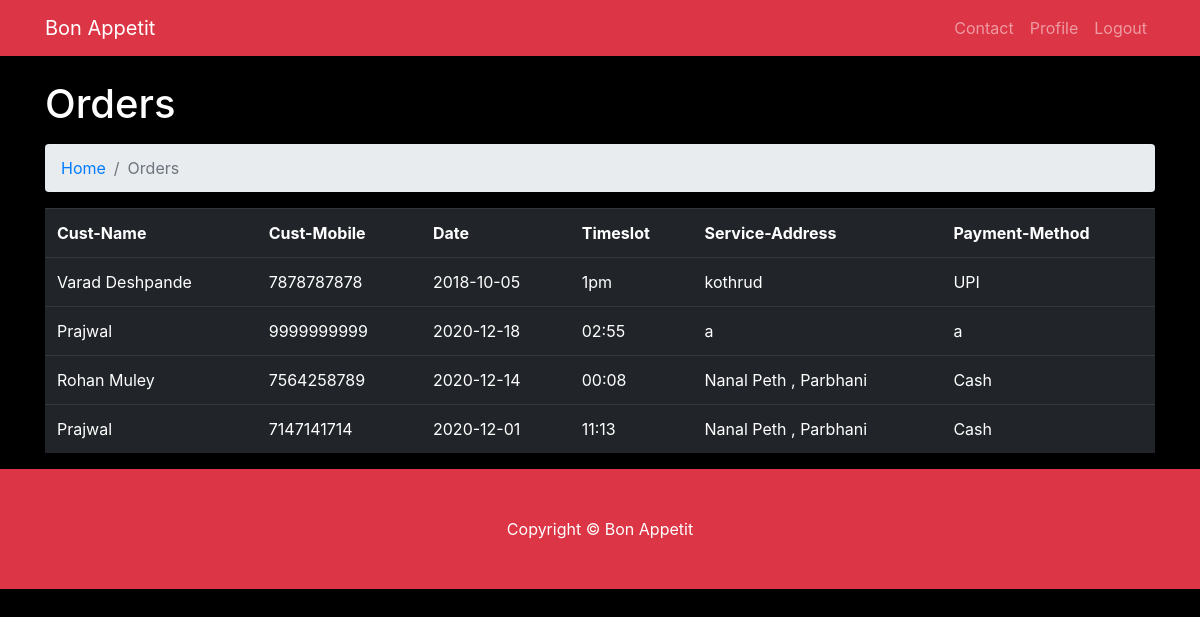
Page /sporderstrack.php (signed in) on the committed database.
### tables this page shows
CREATE TABLE `order_info` (
  `oid` int(11) NOT NULL,
  `date` date NOT NULL,
  `timeslot` text NOT NULL,
  `service_address` text NOT NULL,
  `payment_method` text NOT NULL,
  `feedback` text DEFAULT NULL,
  `ratings` int(1) DEFAULT NULL,
  `cid` int(11) DEFAULT NULL,
  `sid` int(11) DEFAULT NULL,
  `spid` int(11) DEFAULT NULL,
  `flag` int(11) NOT NULL DEFAULT 0
);

CREATE TABLE `customer` (
  `tid` int(11) NOT NULL,
  `name` text NOT NULL,
  `email` varchar(50) NOT NULL,
  `mobile` varchar(15) NOT NULL,
  `address` text NOT NULL,
  `dob` date NOT NULL,
  `password` text NOT NULL
);

### sporderstrack.php (the view, shortened to what this page needs)
<!DOCTYPE html>
<html lang="en">
<head>
  <link href="vendor/bootstrap/css/bootstrap.min.css" rel="stylesheet">
  <link href="css/modern-business.css" rel="stylesheet">
  <link href="css/form.css" rel="stylesheet">
</head>
<body>
  <nav class="navbar fixed-top navbar-expand-lg navbar-dark bg-danger fixed-top">
    <div class="container">
      <a class="navbar-brand" href="spbuttons.php">Bon Appetit</a>
      <div class="collapse navbar-collapse" id="navbarResponsive">
        <ul class="navbar-nav ml-auto">
          <li class="nav-item">
            <a class="nav-link" href="contactsp.php">Contact</a>
          </li>
          <?php
          if (!isset($_SESSION['name'])) {
          } else {
            echo '<li class="nav-item">' .
              '<a class="nav-link" href="profilesp.php">Profile</a>' .
              '</li>';
            echo '<li class="nav-item">' .
              '<a class="nav-link" href="logout.php">Logout</a>' .
              '</li>';
          }
          ?>
        </ul>
      </div>
    </div>
  </nav>
  <div class="container">
    <h1 class="mt-4 mb-3">Orders</h1>
    <ol class="breadcrumb">
      <li class="breadcrumb-item">
        <a href=#>Home</a>
      </li>
      <li class="breadcrumb-item active">Orders</li>
    </ol>
    <table class="table table-hover table-dark ">
      <tr>
        <th>Cust-Name</th>
        <th>Cust-Mobile</th>
        <th>Date</th>
        <th>Timeslot</th>
        <th>Service-Address</th>
        <th>Payment-Method</th>
      </tr>
      <?php
      include("connection.php");
      $query1 = "SELECT * FROM order_info natural join customer where spid='" . mysqli_real_escape_string($link, $_SESSION['spid']) . "' && flag=1 && cid=tid";
      if ($result = mysqli_query($link, $query1)) {
        while ($row = mysqli_fetch_array($result)) {
          echo "<tr>";
          echo "<td>" . $row['name'] . "</td>" . "<td>" . $row['mobile'] . "</td>" . "<td>" . $row['date'] . "</td>" . "<td>" . $row['timeslot'] . "</td>" . "<td>" . $row['service_address'] . "</td>" . "<td>" . $row['payment_method'] . "</td>";
        }
      }
      ?>
    </table>
  </div>
  <footer class="py-5 bg-danger">
    <div class="container">
      <p class="m-0 text-center text-white">Copyright &copy; Bon Appetit</p>
    </div>
  </footer>
</body>
</html>

### css/modern-business.css (style rules this page uses)
body { padding-top: 54px; }
@media (min-width: 992px) { body { padding-top: 56px; } }

### sporderstrack.php (style rules this page uses)
body { background-color: black; color: white; }

### rows in the picture
order_info: cid.name "Varad Deshpande", cid.mobile "7878787878", date "2018-10-05", timeslot "1pm", service_address "kothrud", payment_method "UPI"
order_info: cid.name "Prajwal", cid.mobile "9999999999", date "2020-12-18", timeslot "02:55", service_address "a", payment_method "a"
order_info: cid.name "Rohan Muley", cid.mobile "7564258789", date "2020-12-14", timeslot "00:08", service_address "Nanal Peth , Parbhani", payment_method "Cash"
order_info: cid.name "Prajwal", cid.mobile "7147141714", date "2020-12-01", timeslot "11:13", service_address "Nanal Peth , Parbhani", payment_method "Cash"
